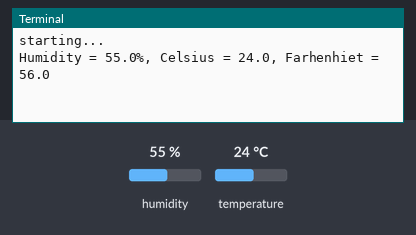
A program run on a simulated Raspberry Pi (BCM pin numbers). On the bench: the last lines printed to the terminal. The test bench sets the inputs (shaded band); at power-on: humidity 55 %, temperature 24 °C.

Above: at 1.2 s.
1.3 s: humidity set to 22 %
At 2.8 s:
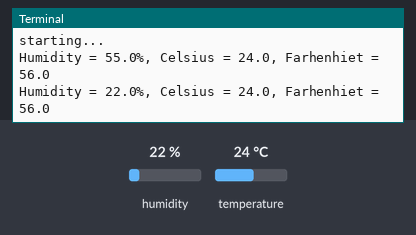
3.4 s: temperature set to 12 °C
At 4.8 s:
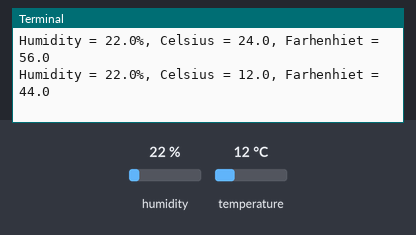
5.5 s: humidity set to 40 %
At 7.9 s:
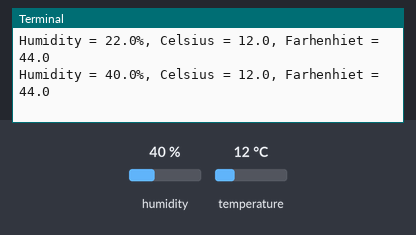
Timing chart, 0 to 9.4 s (numbered marks = the images above; inputs shaded):
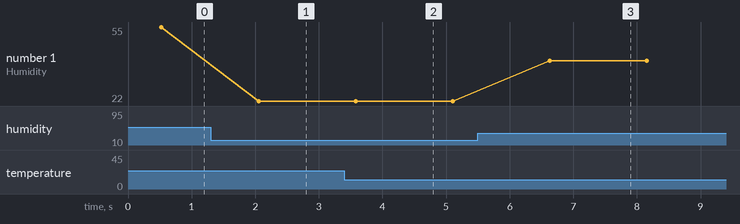

The program:

Temperature.py
```python
# Import all the libraries we need to run
import sys
import RPi.GPIO as GPIO
import os
from time import sleep
import Adafruit_DHT
#import urllib2


DEBUG = 1
# Setup the pins we are connect to
DHTpin = 4


GPIO.setmode(GPIO.BCM)

def getSensorData():
    Humidity, Temp_C = Adafruit_DHT.read_retry(Adafruit_DHT.DHT11, DHTpin)

    #Convert from Celius to Farenheit
    Temp_F = 9/5*Temp_C+32

    # return values
    return (str(Humidity), str(Temp_C),str(Temp_F))


print 'starting...'
while 1:
	hum, cel, far = getSensorData()
	print ("Humidity = " + hum + "%, Celsius = " + cel + ", Farhenhiet = " + far)
	sleep(1)
```

Measured:
- after the input at 1.3 s, the terminal: prints a new line after 0.75 s (image 1)
- after the input at 3.4 s, the terminal: prints a new line after 0.18 s (image 2)
- after the input at 5.5 s, the terminal: prints a new line after 1.1 s (image 3)
- plotted number 1: 55 → 22 after the input at 1.3 s, 22 → 40 after the input at 5.5 s
